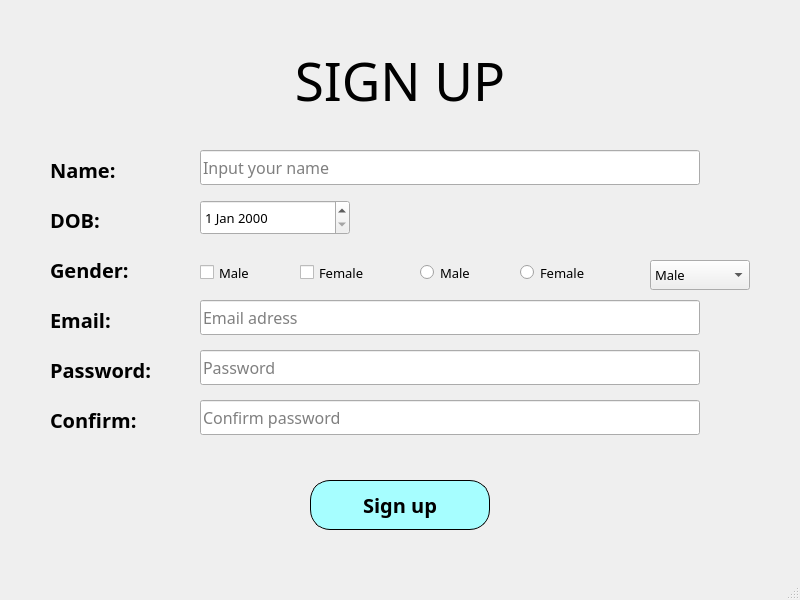
<?xml version="1.0" encoding="UTF-8"?>
<ui version="4.0">
 <class>MainWindow</class>
 <widget class="QMainWindow" name="MainWindow">
  <property name="geometry">
   <rect>
    <x>0</x>
    <y>0</y>
    <width>800</width>
    <height>600</height>
   </rect>
  </property>
  <property name="windowTitle">
   <string>MainWindow</string>
  </property>
  <widget class="QWidget" name="centralwidget">
   <widget class="QLabel" name="label">
    <property name="geometry">
     <rect>
      <x>200</x>
      <y>30</y>
      <width>400</width>
      <height>100</height>
     </rect>
    </property>
    <property name="font">
     <font>
      <family>Nunito Sans Normal ExtraBold</family>
      <pointsize>40</pointsize>
     </font>
    </property>
    <property name="text">
     <string>SIGN UP</string>
    </property>
    <property name="alignment">
     <set>Qt::AlignCenter</set>
    </property>
   </widget>
   <widget class="QLabel" name="label_2">
    <property name="geometry">
     <rect>
      <x>50</x>
      <y>150</y>
      <width>150</width>
      <height>40</height>
     </rect>
    </property>
    <property name="font">
     <font>
      <family>Nunito Sans</family>
      <pointsize>15</pointsize>
      <weight>75</weight>
      <bold>true</bold>
     </font>
    </property>
    <property name="text">
     <string>Name:</string>
    </property>
   </widget>
   <widget class="QLabel" name="label_3">
    <property name="geometry">
     <rect>
      <x>50</x>
      <y>200</y>
      <width>150</width>
      <height>40</height>
     </rect>
    </property>
    <property name="font">
     <font>
      <family>Nunito Sans</family>
      <pointsize>15</pointsize>
      <weight>75</weight>
      <bold>true</bold>
     </font>
    </property>
    <property name="text">
     <string>DOB:</string>
    </property>
   </widget>
   <widget class="QLabel" name="label_4">
    <property name="geometry">
     <rect>
      <x>50</x>
      <y>250</y>
      <width>150</width>
      <height>40</height>
     </rect>
    </property>
    <property name="font">
     <font>
      <family>Nunito Sans</family>
      <pointsize>15</pointsize>
      <weight>75</weight>
      <bold>true</bold>
     </font>
    </property>
    <property name="text">
     <string>Gender:</string>
    </property>
   </widget>
   <widget class="QLabel" name="label_5">
    <property name="geometry">
     <rect>
      <x>50</x>
      <y>300</y>
      <width>150</width>
      <height>40</height>
     </rect>
    </property>
    <property name="font">
     <font>
      <family>Nunito Sans</family>
      <pointsize>15</pointsize>
      <weight>75</weight>
      <bold>true</bold>
     </font>
    </property>
    <property name="text">
     <string>Email:</string>
    </property>
   </widget>
   <widget class="QLabel" name="label_6">
    <property name="geometry">
     <rect>
      <x>50</x>
      <y>350</y>
      <width>150</width>
      <height>40</height>
     </rect>
    </property>
    <property name="font">
     <font>
      <family>Nunito Sans</family>
      <pointsize>15</pointsize>
      <weight>75</weight>
      <bold>true</bold>
     </font>
    </property>
    <property name="text">
     <string>Password:</string>
    </property>
   </widget>
   <widget class="QLabel" name="label_7">
    <property name="geometry">
     <rect>
      <x>50</x>
      <y>400</y>
      <width>150</width>
      <height>40</height>
     </rect>
    </property>
    <property name="font">
     <font>
      <family>Nunito Sans</family>
      <pointsize>15</pointsize>
      <weight>75</weight>
      <bold>true</bold>
     </font>
    </property>
    <property name="text">
     <string>Confirm:</string>
    </property>
   </widget>
   <widget class="QLineEdit" name="lineEdit_name">
    <property name="geometry">
     <rect>
      <x>200</x>
      <y>150</y>
      <width>500</width>
      <height>35</height>
     </rect>
    </property>
    <property name="font">
     <font>
      <family>Nunito Sans</family>
      <pointsize>12</pointsize>
     </font>
    </property>
    <property name="placeholderText">
     <string>Input your name</string>
    </property>
   </widget>
   <widget class="QLineEdit" name="lineEdit_email">
    <property name="geometry">
     <rect>
      <x>200</x>
      <y>300</y>
      <width>500</width>
      <height>35</height>
     </rect>
    </property>
    <property name="font">
     <font>
      <family>Nunito Sans</family>
      <pointsize>12</pointsize>
     </font>
    </property>
    <property name="placeholderText">
     <string>Email adress</string>
    </property>
   </widget>
   <widget class="QLineEdit" name="lineEdit_password">
    <property name="geometry">
     <rect>
      <x>200</x>
      <y>350</y>
      <width>500</width>
      <height>35</height>
     </rect>
    </property>
    <property name="font">
     <font>
      <family>Nunito Sans</family>
      <pointsize>12</pointsize>
     </font>
    </property>
    <property name="echoMode">
     <enum>QLineEdit::Password</enum>
    </property>
    <property name="placeholderText">
     <string>Password</string>
    </property>
   </widget>
   <widget class="QLineEdit" name="lineEdit_confirm">
    <property name="geometry">
     <rect>
      <x>200</x>
      <y>400</y>
      <width>500</width>
      <height>35</height>
     </rect>
    </property>
    <property name="font">
     <font>
      <family>Nunito Sans</family>
      <pointsize>12</pointsize>
     </font>
    </property>
    <property name="echoMode">
     <enum>QLineEdit::Password</enum>
    </property>
    <property name="placeholderText">
     <string>Confirm password</string>
    </property>
   </widget>
   <widget class="QDateEdit" name="dateEdit_dob">
    <property name="geometry">
     <rect>
      <x>200</x>
      <y>200</y>
      <width>150</width>
      <height>35</height>
     </rect>
    </property>
    <property name="font">
     <font>
      <family>Nunito Sans</family>
      <pointsize>10</pointsize>
     </font>
    </property>
   </widget>
   <widget class="QCheckBox" name="checkBox_male">
    <property name="geometry">
     <rect>
      <x>200</x>
      <y>255</y>
      <width>120</width>
      <height>35</height>
     </rect>
    </property>
    <property name="font">
     <font>
      <family>Nunito Sans</family>
      <pointsize>10</pointsize>
     </font>
    </property>
    <property name="text">
     <string>Male</string>
    </property>
   </widget>
   <widget class="QCheckBox" name="checkBox_female">
    <property name="geometry">
     <rect>
      <x>300</x>
      <y>255</y>
      <width>120</width>
      <height>35</height>
     </rect>
    </property>
    <property name="font">
     <font>
      <family>Nunito Sans</family>
      <pointsize>10</pointsize>
     </font>
    </property>
    <property name="text">
     <string>Female</string>
    </property>
   </widget>
   <widget class="QRadioButton" name="radioButton">
    <property name="geometry">
     <rect>
      <x>420</x>
      <y>255</y>
      <width>80</width>
      <height>35</height>
     </rect>
    </property>
    <property name="font">
     <font>
      <family>Nunito Sans</family>
      <pointsize>10</pointsize>
     </font>
    </property>
    <property name="text">
     <string>Male</string>
    </property>
   </widget>
   <widget class="QRadioButton" name="radioButton_2">
    <property name="geometry">
     <rect>
      <x>520</x>
      <y>255</y>
      <width>80</width>
      <height>35</height>
     </rect>
    </property>
    <property name="font">
     <font>
      <family>Nunito Sans</family>
      <pointsize>10</pointsize>
     </font>
    </property>
    <property name="text">
     <string>Female</string>
    </property>
   </widget>
   <widget class="QComboBox" name="comboBox">
    <property name="geometry">
     <rect>
      <x>650</x>
      <y>260</y>
      <width>100</width>
      <height>30</height>
     </rect>
    </property>
    <property name="font">
     <font>
      <family>Nunito Sans</family>
      <pointsize>10</pointsize>
     </font>
    </property>
    <item>
     <property name="text">
      <string>Male</string>
     </property>
    </item>
    <item>
     <property name="text">
      <string>Female</string>
     </property>
    </item>
    <item>
     <property name="text">
      <string>Others</string>
     </property>
    </item>
   </widget>
   <widget class="QPushButton" name="btn_signup">
    <property name="geometry">
     <rect>
      <x>310</x>
      <y>480</y>
      <width>180</width>
      <height>50</height>
     </rect>
    </property>
    <property name="font">
     <font>
      <family>Nunito Sans Normal ExtraBold</family>
      <pointsize>15</pointsize>
      <weight>75</weight>
      <bold>true</bold>
     </font>
    </property>
    <property name="styleSheet">
     <string notr="true">border-radius: 20px;
border: 1px solid black;
background: rgb(166, 254, 255)</string>
    </property>
    <property name="text">
     <string>Sign up</string>
    </property>
   </widget>
  </widget>
  <widget class="QMenuBar" name="menubar">
   <property name="geometry">
    <rect>
     <x>0</x>
     <y>0</y>
     <width>800</width>
     <height>26</height>
    </rect>
   </property>
  </widget>
  <widget class="QStatusBar" name="statusbar"/>
 </widget>
 <resources/>
 <connections/>
</ui>
